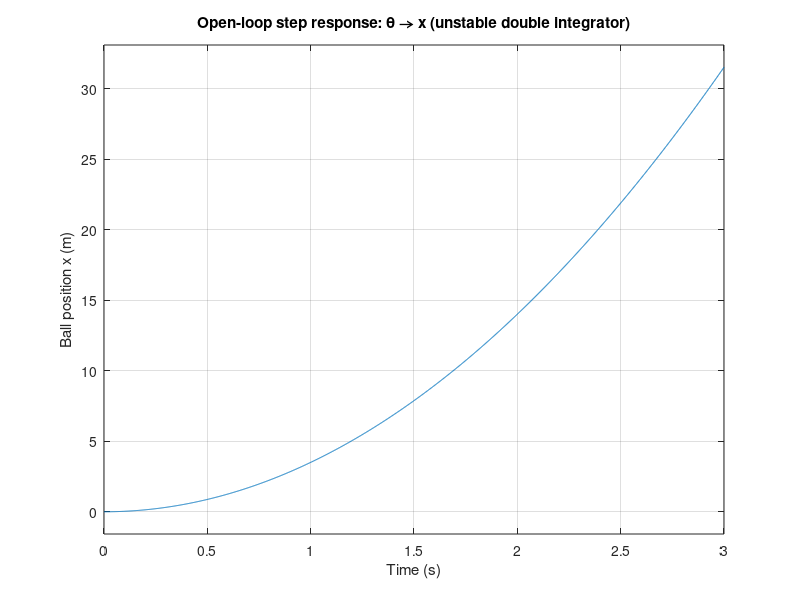
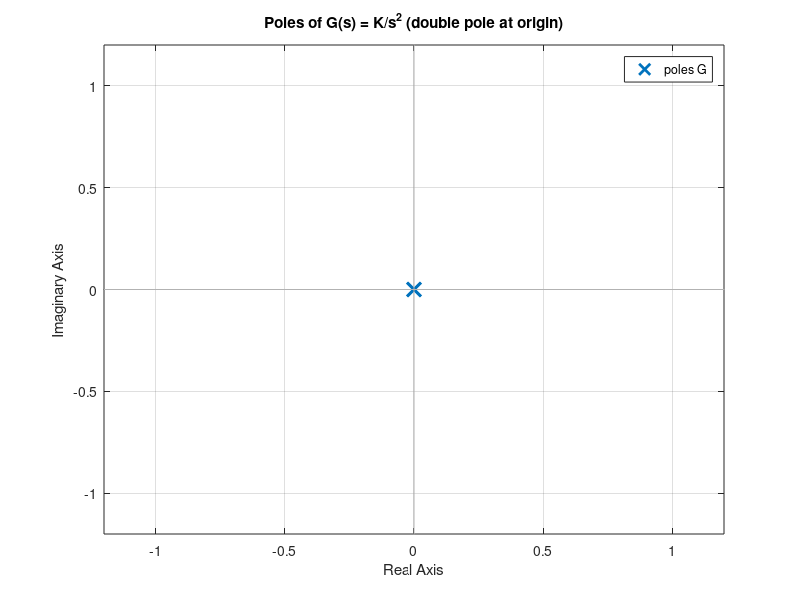
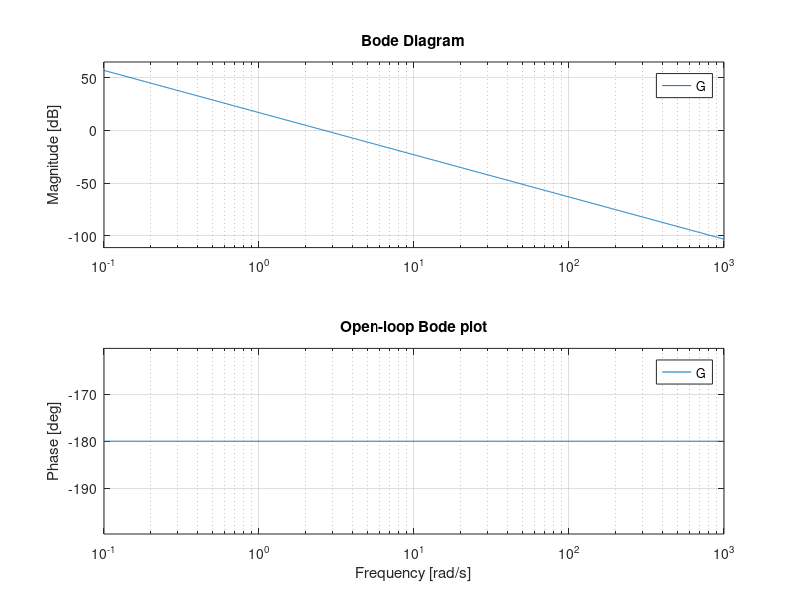
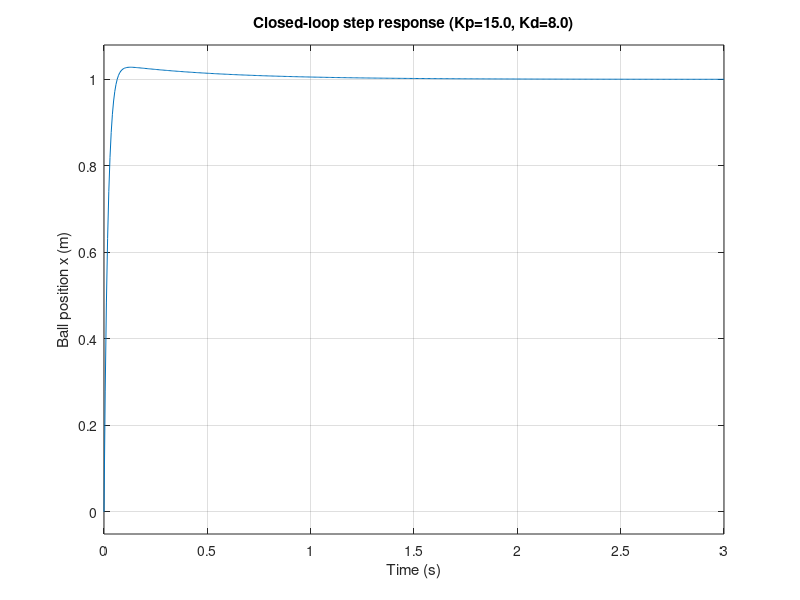

The MATLAB source for these figures, in order:
%% ball_beam_tf.m
% Linearized transfer function of a ball-and-beam system
% Plant relation: X(s)/Theta(s), derived from small-angle linearization
%
%   (m + J/R^2) * xddot = m*g*theta      (linearized ODE)
%   G(s) = X(s)/Theta(s) = (m*g) / [(m + J/R^2) * s^2]

clear; clc; close all;

%% ---- Physical parameters ----
g   = 9.81;         % gravity [m/s^2]
m   = 0.11;         % ball mass [kg]      (edit to your hardware)
R   = 0.02;         % ball radius [m]
k   = 2/5;          % moment-of-inertia factor: solid sphere = 2/5, hollow sphere = 2/3
J   = k * m * R^2;  % ball moment of inertia [kg*m^2]

%% ---- Linearized gain ----
% (m + J/R^2) xddot = m g theta  ->  xddot = [ m g / (m + J/R^2) ] theta
denom_mass = m + J/R^2;          % = m*(1+k)
K = (m * g) / denom_mass;        % = g/(1+k)   -> ball radius/mass cancel out
fprintf('Effective gain K = g/(1+k) = %.4f  (solid sphere k=2/5 -> K = 5g/7 = %.4f)\n', K, 5*g/7);

%% ---- Build transfer function G(s) = X(s)/Theta(s) = K / s^2 ----
s = tf('s');
G = K / s^2;
disp('Ball-and-beam transfer function G(s) = X(s)/Theta(s):');
G

%% ---- Equivalent state-space form ----
% states: [x; xdot],  input: theta,  output: x
A = [0 1; 0 0];
B = [0; K];
C = [1 0];
D = 0;
sys_ss = ss(A,B,C,D);
disp('Equivalent state-space model:');
sys_ss

%% ---- Open-loop analysis ----
figure('Name','Open-loop step response');
step(G, 3);
grid on;
title('Open-loop step response: \theta \rightarrow x (unstable double integrator)');
xlabel('Time (s)'); ylabel('Ball position x (m)');

figure('Name','Pole-zero map');
pzmap(G);
grid on;
title('Poles of G(s) = K/s^2 (double pole at origin)');

figure('Name','Bode plot');
bode(G);
grid on;
title('Open-loop Bode plot');

%% ---- Optional: quick PD/PID stabilizing controller for reference ----
% Because G(s) = K/s^2 is marginally stable (double pole at origin),
% pure proportional control cannot stabilize it -> derivative action is required.
Kp = 15;
Kd = 8;
C_pd = pid(Kp, 0, Kd);
T_closed = feedback(C_pd*G, 1);

figure('Name','Closed-loop step response with PD controller');
step(T_closed, 3);
grid on;
title(sprintf('Closed-loop step response (Kp=%.1f, Kd=%.1f)', Kp, Kd));
xlabel('Time (s)'); ylabel('Ball position x (m)');

fprintf('\nClosed-loop poles:\n');
disp(pole(T_closed));
